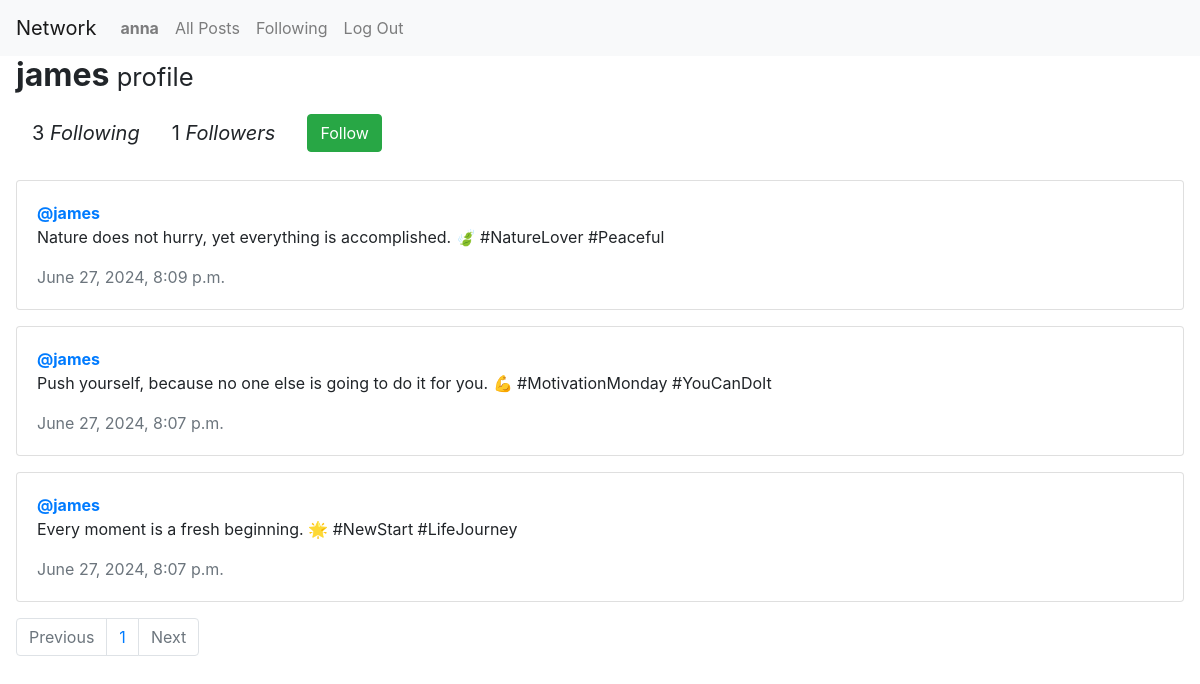
/profile/1 (signed in), run on the app's committed database.
### network/models.py (models this page shows, shortened)
class User(AbstractUser):
    pass

class Post(models.Model):
    content = models.CharField(max_length=150)
    user = models.ForeignKey(User, on_delete=models.CASCADE, related_name="author")
    date = models.DateTimeField(auto_now_add=True)

### network/views.py (the view)
# urls.py: path("profile/<int:user_id>", views.profile, name="profile"),
def profile(request, user_id):
    user = User.objects.get(pk=user_id)
    all_post = Post.objects.filter(user=user).order_by('-date')
    following = Follow.objects.filter(follower=user)
    followers = Follow.objects.filter(followed=user)
    try:
        checkFollow = Follow.objects.get(follower=request.user, followed=user)
        isFollowing = True
    except Follow.DoesNotExist:
        isFollowing = False
    paginator = Paginator(all_post, 10)
    page_number = request.GET.get('page')
    page_obj = paginator.get_page(page_number)
    return render(request, "network/profile.html", {
        "page_obj": page_obj,
        "username": user.username,
        "following": following,
        "followers": followers,
        "isFollowing": isFollowing,
        "user_profile": user
    })

### network/templates/network/profile.html (shortened to what this page needs)
{% extends "network/layout.html" %}
{% load static %}
{% block body %}
    <h2 class="mx-3"><strong>{{ username }}</strong><small> profile</small></h2>
    <div class="d-flex align-items-center mx-3">
        <p class="blockquote m-3">{{ following.count }} <i>Following</i></p>
        <p class="blockquote m-3">{{ followers.count }} <i>Followers</i></p>
        {% if user.is_authenticated %}
            {% if user != user_profile %}
                {% if isFollowing %}
                    <form action="{% url 'unfollow' %}" method="POST">
                        {% csrf_token %}
                        <input type="hidden" name="unfollow" value="{{ user_profile }}">
                        <input class="btn btn-danger mx-3" type="submit" value="Unfollow">
                    </form>
                {% else %}
                    <form action="{% url 'follow' %}" method="POST">
                        <input class="btn btn-success mx-3" type="submit" value="Follow">
                    </form>
                {% endif %}
            {% endif %}
        {% endif %}
    </div>
    <div class="all_post mx-3 mt-3">
        {% for post in page_obj %}
        <div class="card mb-3">
            <div class="card-body">
                <a href="{% url 'profile' post.user.id %}"><strong>@{{ post.user }}</strong></a>
                <p class="card-text">{{ post.content }}</p>
                <p class="card-text text-muted">{{ post.date }}</p>
            </div>
          </div>
        {% endfor %}
    </div>
    <nav aria-label="Page navigation example">
        <ul class="pagination mx-3">
            {% if page_obj.has_previous %}
                <li class="page-item"><a class="page-link" href="?page={{ page_obj.previous_page_number }}">Previous</a></li>
            {% else %}
                <li class="page-item disabled"><span class="page-link">Previous</span></li>
            {% endif %}
            <span class="current">
                <li class="page-item page-link">{{ page_obj.number }}</li>
            </span>
            {% if page_obj.has_next %}
                <li class="page-item"><a class="page-link" href="?page={{ page_obj.next_page_number }}">Next</a></li>
            {% else %}
                <li class="page-item disabled"><span class="page-link">Next</span></li>
            {% endif %}
        </ul>
    </nav>
{% endblock %}

### network/templates/network/layout.html (shortened to what this page needs)
{% load static %}
<!DOCTYPE html>
<html lang="en">
    <head>
        <link rel="stylesheet" href="https://stackpath.bootstrapcdn.com/bootstrap/4.4.1/css/bootstrap.min.css">
        <link href="{% static 'network/styles.css' %}" rel="stylesheet">
    </head>
    <body>
        <nav class="navbar navbar-expand-lg navbar-light bg-light">
            <a class="navbar-brand" href="{% url 'index' %}">Network</a>
            <div>
              <ul class="navbar-nav mr-auto">
                {% if user.is_authenticated %}
                    <li class="nav-item">
                        <a class="nav-link" href="{% url 'profile' user_id=user.id %}"><strong>{{ user.username }}</strong></a>
                    </li>
                {% endif %}
                <li class="nav-item">
                  <a class="nav-link" href="{% url 'index' %}">All Posts</a>
                </li>
                {% if user.is_authenticated %}
                    <li class="nav-item">
                        <a class="nav-link" href="{% url 'following' %}">Following</a>
                    </li>
                    <li class="nav-item">
                        <a class="nav-link" href="{% url 'logout' %}">Log Out</a>
                    </li>
                {% endif %}
              </ul>
            </div>
          </nav>
        <div class="body">
            {% block body %}
            {% endblock %}
        </div>
    </body>
</html>

### data on the page
User: username "anna"
User: username "james"
Post: user "james", content "Nature does not hurry, yet everything is accomplished. 🍃 #NatureLover #Peaceful", date "June 27, 2024, 8:09 p.m."
Post: user "james", content "Push yourself, because no one else is going to do it for you. 💪 #MotivationMonday #YouCanDoIt", date "June 27, 2024, 8:07 p.m."
Post: user "james", content "Every moment is a fresh beginning. 🌟 #NewStart #LifeJourney", date "June 27, 2024, 8:07 p.m."

### other printed values
{{ following.count }} "3"
{{ followers.count }} "1"
{{ page_obj.number }} "1"
